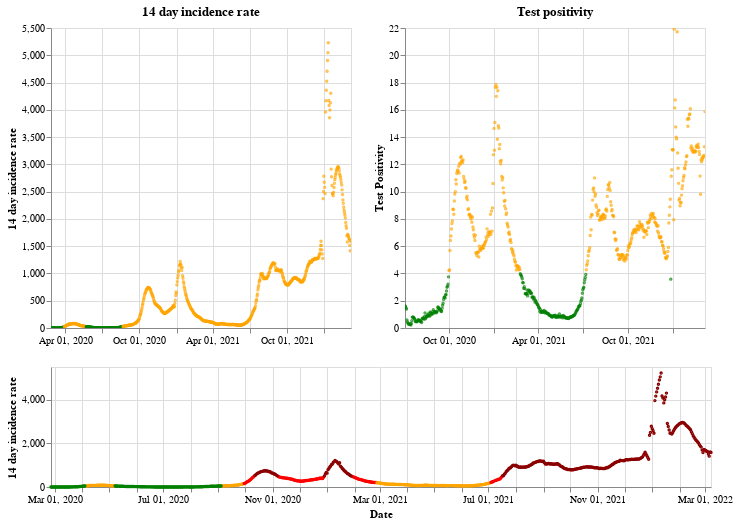

Notebook code cell kept with this figure:
### Markdown cell above
## Northern Ireland

### Code cell
plot_traffic_light('Northern Ireland')

### Figure 1 — Vega-Lite specification as saved in the notebook (floating-point values rounded to 4 significant figures; data arrays with more than 128 entries replaced by an {"elided": "..."} marker saying what was removed)
{"config": {"view": {"continuousWidth": 400, "continuousHeight": 300}}, "vconcat": [{"hconcat": [{"mark": {"type": "point", "size": 2}, "encoding": {"color": {"condition": {"value": "green", "test": "(datum.twoWeeklyCasesRate <= 25)"}, "value": "orange"}, "tooltip": [{"type": "nominal", "field": "areaName"}, {"type": "temporal", "field": "date"}, {"type": "quantitative", "field": "twoWeeklyCasesRate"}, {"type": "quantitative", "field": "testPositivity"}], "x": {"type": "temporal", "axis": {"title": ""}, "field": "date", "scale": {"domain": {"selection": "DateBrush"}}, "timeUnit": "yearmonthdate"}, "y": {"type": "quantitative", "axis": {"title": "14 day incidence rate"}, "field": "twoWeeklyCasesRate"}}, "title": "14 day incidence rate", "width": 300}, {"mark": {"type": "point", "size": 2}, "encoding": {"color": {"condition": {"value": "green", "test": "(datum.testPositivity <= 4)"}, "value": "orange"}, "tooltip": [{"type": "nominal", "field": "areaName"}, {"type": "temporal", "field": "date"}, {"type": "quantitative", "field": "twoWeeklyCasesRate"}, {"type": "quantitative", "field": "testPositivity"}], "x": {"type": "temporal", "axis": {"title": ""}, "field": "date", "scale": {"domain": {"selection": "DateBrush"}}, "timeUnit": "yearmonthdate"}, "y": {"type": "quantitative", "axis": {"title": "Test Positivity"}, "field": "testPositivity"}}, "title": "Test positivity", "width": 300}]}, {"layer": [{"mark": {"type": "point", "size": 2}, "encoding": {"color": {"condition": {"value": "orange", "test": "(((datum.testPositivity < 4) && (datum.twoWeeklyCasesRate >= 50)) && (datum.twoWeeklyCasesRate < 200))"}, "value": "red"}, "opacity": {"condition": {"value": 1, "test": "((datum.twoWeeklyCasesRate >= 50) && (datum.twoWeeklyCasesRate < 500))"}, "value": 0}, "tooltip": [{"type": "nominal", "field": "areaName"}, {"type": "temporal", "field": "date"}, {"type": "quantitative", "field": "twoWeeklyCasesRate"}, {"type": "quantitative", "field": "testPositivity"}], "x": {"type": "temporal", "axis": {"title": "Date"}, "field": "date", "timeUnit": "yearmonthdate"}, "y": {"type": "quantitative", "axis": {"title": "14 day incidence rate"}, "field": "twoWeeklyCasesRate"}}, "selection": {"DateBrush": {"type": "interval", "encodings": ["x"], "fields": ["Time"]}}}, {"mark": {"type": "point", "size": 2}, "encoding": {"color": {"value": "darkred"}, "opacity": {"condition": {"value": 1, "test": "(datum.twoWeeklyCasesRate >= 500)"}, "value": 0}, "tooltip": [{"type": "nominal", "field": "areaName"}, {"type": "temporal", "field": "date"}, {"type": "quantitative", "field": "twoWeeklyCasesRate"}, {"type": "quantitative", "field": "testPositivity"}], "x": {"type": "temporal", "axis": {"title": "Date"}, "field": "date", "timeUnit": "yearmonthdate"}, "y": {"type": "quantitative", "axis": {"title": "14 day incidence rate"}, "field": "twoWeeklyCasesRate"}}}, {"mark": {"type": "point", "size": 2}, "encoding": {"color": {"condition": {"value": "green", "test": "((datum.testPositivity < 4) && (datum.twoWeeklyCasesRate < 50))"}, "value": "orange"}, "opacity": {"condition": {"value": 1, "test": "(datum.twoWeeklyCasesRate < 50)"}, "value": 0}, "tooltip": [{"type": "nominal", "field": "areaName"}, {"type": "temporal", "field": "date"}, {"type": "quantitative", "field": "twoWeeklyCasesRate"}, {"type": "quantitative", "field": "testPositivity"}], "x": {"type": "temporal", "axis": {"title": "Date"}, "field": "date", "timeUnit": "yearmonthdate"}, "y": {"type": "quantitative", "axis": {"title": "14 day incidence rate"}, "field": "twoWeeklyCasesRate"}}}], "height": 120, "width": 660}], "data": {"name": "data-2168eae9e81cd10b7328a9df43386238"}, "$schema": "https://vega.github.io/schema/vega-lite/v4.8.1.json", "datasets": {"data-2168eae9e81cd10b7328a9df43386238": {"elided": "742 records"}}}
